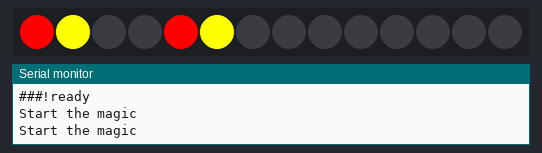
Bench run of a program on a simulated Arduino Nano, built with avr-gcc and run on an emulated ATmega328P. On the bench: 14 RGB LEDs in strip order, left to right, the last lines printed to the serial monitor.

Above: at 2.1 s.
At 6.1 s:
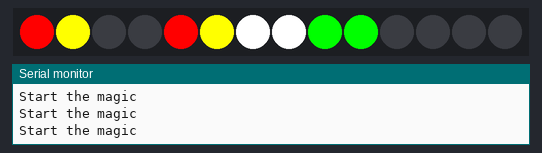
At 8.1 s:
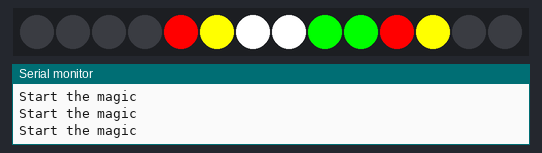
At 11.0 s:
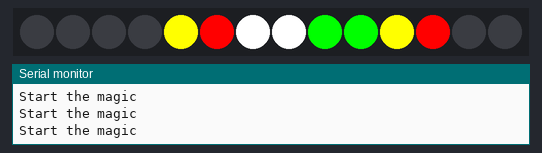
At 24.1 s:
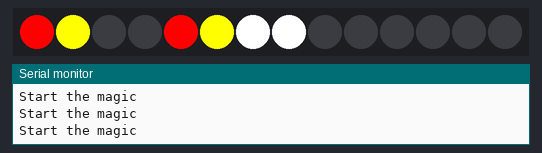
At 33.1 s:
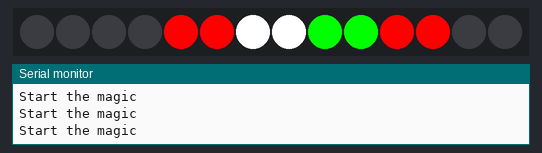

Measured:
- what the display in image 0 shows lasts 2.0 s, from 2.0 s to 4.0 s
- what the display in image 2 shows lasts 2.1 s, from 8.0 s to 10.1 s

The program:

main.cpp
```cpp
#include <Arduino.h>
#include <Adafruit_NeoPixel.h>
#include <MFRC522.h>
#include <SPI.h>
#include "tile.h"

#define DEBUG

#define SIMPLE

#define RST_PIN 10

#define LED_PIN 2
#define NR_OF_LEDS 14

Adafruit_NeoPixel leds(NR_OF_LEDS, LED_PIN, NEO_GRB + NEO_KHZ800);

tile_info_t tiles[] =
{
  {false, 9, 0, {0,0,0,0}, 0, 0, 0},
  {false, 8, 8, {0,0,0,0}, 0, 0, 0},
  {false, 7, 10, {0,0,0,0}, 0, 0, 0},
  {false, 6, 12, {0,0,0,0}, 0, 0, 0},
  {false, 5, 4, {0,0,0,0}, 0, 0, 0},
  {false, 4, 2, {0,0,0,0}, 0, 0, 0},
  {false, 3, 6, {0,0,0,0}, 0, 0, 0},
};

const size_t NR_OF_TILES = sizeof(tiles)/sizeof(tiles[0]);
MFRC522 mfrc522[NR_OF_TILES];


tile_info_t* find_tile_by_cs(uint8_t cs_pin) {
  for (size_t i = 0; i < NR_OF_TILES; i++) {
    if (tiles[i].cs_pin == cs_pin) {
      return &(tiles[i]);
    }
  }
  return NULL;
}

bool tile_has_card(tile_info_t *tile) {

  for (uint8_t i = 0; i < sizeof(tile->tag_id); i++) {
    if (tile->tag_id[i] != 0) {
      return true;
    }
  }
  return false;
}

/**
 * Helper routine to dump a byte array as hex values to Serial.
 */
void dump_byte_array(byte *buffer, byte bufferSize) {
  for (byte i = 0; i < bufferSize; i++) {
    Serial.print(buffer[i] < 0x10 ? " 0" : " ");
    Serial.print(buffer[i], HEX);
  }
}

/**
 * Initialize.
 */
void setup() {

  Serial.begin(115200);

  Serial.print(F("Setting up "));
  Serial.print(NR_OF_TILES);
  Serial.println(F(" Readers. Wish me luck."));

  leds.begin();
  SPI.begin();

#ifndef SIMPLE
  for (size_t i = 0; i < NR_OF_TILES; i++) {
    delay(50);
    mfrc522[i].PCD_Init(tiles[i].cs_pin, RST_PIN); // Init each MFRC522 card
    Serial.print(F("Reader "));
    Serial.print(i);
    Serial.print(F(": "));
    Serial.flush();
    mfrc522[i].PCD_DumpVersionToSerial();
  }
#endif

  Serial.println();
  Serial.println("###!ready");
}


int send_tile_to_serial(tile_info_t tile) {
  char buf[8 + sizeof(tile.tag_id)];
  buf[0] = tile.cs_pin;
  buf[1] = tile.is_healthy;
  buf[2] = tile.red_1;
  buf[3] = tile.green_1;
  buf[4] = tile.blue_1;
  buf[5] = tile.red_2;
  buf[6] = tile.green_2;
  buf[7] = tile.blue_2;
  memcpy(buf + 8, tile.tag_id, sizeof(tile.tag_id));

  Serial.println();
  Serial.write(0x23);
  Serial.write(0x23);
  Serial.write(0x23);
  Serial.write(0x24);
  Serial.write(sizeof(buf));
  Serial.write(buf, sizeof(buf));
  Serial.flush();
  Serial.println();
  return 0;
}

int read_tile_from_serial(byte *buf, size_t len, tile_info_t *tile) {

  tile->cs_pin = buf[0];
  tile->red_1 = buf[1];
  tile->green_1 = buf[2];
  tile->blue_1 = buf[3];
  tile->red_2 = buf[4];
  tile->green_2 = buf[5];
  tile->blue_2 = buf[6];
  tile->action = (led_action) buf[7];

#ifdef DEBUG
  Serial.println("Received tile form serial:");
  Serial.print(" cs_pin: ");
  Serial.println(tile->cs_pin);
  Serial.print(" red1  : ");
  Serial.println(tile->red_1);
  Serial.print(" green1: ");
  Serial.println(tile->green_1);
  Serial.print(" blue1 : ");
  Serial.println(tile->blue_1);
  Serial.print(" red2  : ");
  Serial.println(tile->red_2);
  Serial.print(" green2: ");
  Serial.println(tile->green_2);
  Serial.print(" blue2 : ");
  Serial.println(tile->blue_2);
  Serial.print(" action: ");
  Serial.println(tile->action);
#endif
  return 0;
}


void print_tile_prefix(tile_info_t *tile) {
  Serial.print("Tile[cs=");
  Serial.print(tile->cs_pin);
  Serial.print("]: ");
}

void handle_incoming_tile(byte *buf, size_t len) {
    tile_info_t incoming_tile;
    incoming_tile.cs_pin = UINT8_MAX;
    int ret = read_tile_from_serial(buf, len, &incoming_tile);
    if (ret == 0) {
      Serial.print(F("read tile "));
      Serial.print(incoming_tile.cs_pin);
      Serial.println();
      if (incoming_tile.cs_pin == UINT8_MAX) {
        Serial.print("Invalid CS_PIN from incoming tile, got ");
        Serial.println(incoming_tile.cs_pin);
        return;
      }

      tile_info_t* local_tile = find_tile_by_cs(incoming_tile.cs_pin);
      if (local_tile == NULL) {
        Serial.println(F("Could not find matching local tile."));
        return;
      }

      local_tile->red_1 = incoming_tile.red_1;
      local_tile->green_1 = incoming_tile.green_1;
      local_tile->blue_1 = incoming_tile.blue_1;
      local_tile->red_2 = incoming_tile.red_2;
      local_tile->green_2 = incoming_tile.green_2;
      local_tile->blue_2 = incoming_tile.blue_2;
      local_tile->action = incoming_tile.action;

      Serial.println(F("tile saved to local state."));
    } else if (ret < 0) {
      Serial.println("Error during tile reading.");
    }
}

int step = 0;
void loop() {
#ifdef SIMPLE
  Serial.println("Start the magic");
  delay(2000);
  if (step == 0) {
    tile_info_t tile9 = *find_tile_by_cs(9);
    tile_info_t tile5 = *find_tile_by_cs(5);
    leds.clear();
    leds.setPixelColor(tile9.led_start, leds.Color(255, 0, 0));
    leds.setPixelColor(tile9.led_start+1, leds.Color(255, 255, 0));

    leds.setPixelColor(tile5.led_start, leds.Color(255, 0, 0));
    leds.setPixelColor(tile5.led_start+1, leds.Color(255, 255, 0));
  } else if (step == 1) {
    tile_info_t tile3 = *find_tile_by_cs(3);
    leds.setPixelColor(tile3.led_start, leds.Color(255, 255, 255));
    leds.setPixelColor(tile3.led_start+1, leds.Color(255, 255, 255));
  } else if (step == 2) {
    tile_info_t tile = *find_tile_by_cs(8);
    leds.setPixelColor(tile.led_start, leds.Color(0, 255, 0));
    leds.setPixelColor(tile.led_start+1, leds.Color(0, 255, 0));
  } else if (step == 3) {
    tile_info_t tile = *find_tile_by_cs(7);
    leds.setPixelColor(tile.led_start, leds.Color(255, 0, 0));
    leds.setPixelColor(tile.led_start+1, leds.Color(255, 255, 0));
    tile_info_t tile9 = *find_tile_by_cs(9);
    leds.setPixelColor(tile9.led_start, leds.Color(0, 0, 0));
    leds.setPixelColor(tile9.led_start+1, leds.Color(0, 0, 0));
  } else if (step == 4) {
    tile_info_t tile = *find_tile_by_cs(7);
    tile_info_t tile2 = *find_tile_by_cs(5);

    for (int i = 0; i < 10; i++) {
      leds.setPixelColor(tile.led_start, leds.Color(255, 0, 0));
      leds.setPixelColor(tile.led_start+1, leds.Color(255, 255, 0));
      leds.setPixelColor(tile2.led_start, leds.Color(255, 0, 0));
      leds.setPixelColor(tile2.led_start+1, leds.Color(255, 255, 0));
      leds.show();
      delay(50);
      leds.setPixelColor(tile.led_start, leds.Color(255, 255, 0));
      leds.setPixelColor(tile.led_start+1, leds.Color(255, 0, 0));
      leds.setPixelColor(tile2.led_start, leds.Color(255, 255, 0));
      leds.setPixelColor(tile2.led_start+1, leds.Color(255, 0, 0));
      leds.show();
      delay(50);
    }
  } else if (step == 5) {
    tile_info_t tile = *find_tile_by_cs(7);
    tile_info_t tile2 = *find_tile_by_cs(5);

    leds.setPixelColor(tile.led_start, leds.Color(255, 0, 0));
    leds.setPixelColor(tile.led_start+1, leds.Color(255, 0, 0));
    leds.setPixelColor(tile2.led_start, leds.Color(255, 0, 0));
    leds.setPixelColor(tile2.led_start+1, leds.Color(255, 0, 0));
    leds.show();
  } else {
    step = 0;
    delay(5000);
    return;
  }

  leds.show();
  ++step;

#endif

#ifndef SIMPLE
  Serial.println();
  Serial.println("###!alive");
  if (Serial.available() > 3) {
    // magic sequence: ###$
    if (Serial.peek() == 0x23) { // #
      byte buf[50];
      Serial.readBytesUntil(0x24, buf, 4); // read until $
      uint8_t len = Serial.read();
      if (len > 50) {
        Serial.print("raspberry wanted me to read more than 50 bytes: ");
        Serial.println(len);
        Serial.println("I'm not doing that.");
        return;
      }
      Serial.print("Reading ");
      Serial.print(len);
      Serial.println(" bytes form raspberry to buffer.");
      Serial.readBytes(buf, len);
      handle_incoming_tile(buf, len);

    }
  }

  MFRC522* reader = NULL;
  tile_info_t* tile = NULL;

  for (size_t i = 0; i < NR_OF_TILES; i++) {
    reader = &(mfrc522[i]);
    tile = &(tiles[i]);
#ifdef DEBUG
    // print_tile_prefix(tile);
    // Serial.println("start processing reader.");
#endif

    if (!reader->PICC_IsNewCardPresent()) {
      byte bufferATQA[2];
      byte bufferSize = sizeof(bufferATQA);

      MFRC522::StatusCode status = reader->PICC_WakeupA(bufferATQA, &bufferSize);
      if (status == MFRC522::STATUS_OK){
#ifdef DEBUG
        print_tile_prefix(tile);
        Serial.println("woke up card.");
#endif
      } else if (status == MFRC522::STATUS_TIMEOUT) {
        // ignore
      } else {
       print_tile_prefix(tile);
       Serial.print("Could not wakeup card status: ");
       Serial.println(MFRC522::GetStatusCodeName(status));
      }
    }

    if (reader->PICC_ReadCardSerial()) {
      tile->is_healthy = true;

      if (reader->uid.size != 4) {
        print_tile_prefix(tile);
        Serial.print("expected uid size of 4 but got.");
        Serial.println(reader->uid.size);
        tile->is_healthy = false;
      } else {
        if (!tile_has_card(tile)) {
          print_tile_prefix(tile);
          Serial.print("new card, uid=");
          dump_byte_array(reader->uid.uidByte, reader->uid.size);
          Serial.println();
          leds.setPixelColor(tile->led_start, leds.Color(0, 255, 255));
          leds.setPixelColor(tile->led_start+1, leds.Color(255, 0, 255));
          leds.show();
        }
        memcpy(tile->tag_id, reader->uid.uidByte, reader->uid.size);
      }

      // Halt PICC
      mfrc522[i].PICC_HaltA();
      // Stop encryption on PCD
      mfrc522[i].PCD_StopCrypto1();
    } else {
      if (tile_has_card(tile)) {
        memset(tile->tag_id, 0, 4);
        print_tile_prefix(tile);
        Serial.println("card removed.");
        leds.setPixelColor(tile->led_start, leds.Color(0, 0, 0));
        leds.setPixelColor(tile->led_start+1, leds.Color(0, 0, 0));
        leds.show();
      }
    }

    //send tile update to raspberry
    int ret = send_tile_to_serial(*tile);
    if (ret != 0) {
      Serial.println("Could not send tile to serial!");
    }

    // update leds
      leds.setPixelColor(tile->led_start, leds.Color(
            tile->red_1, tile->green_1, tile->blue_1
            ));
      leds.setPixelColor(tile->led_start + 1, leds.Color(
            tile->red_2, tile->green_2, tile->blue_2
            ));
      leds.show();
  }
#endif
}
```

tile.h
```cpp
#pragma once

#include <stdint.h>

typedef enum
{
  STATIC = 0,
  BLINK = 1
}
led_action;

typedef struct
{
    bool is_healthy;

    uint8_t cs_pin;

    uint8_t led_start;

    uint8_t tag_id[4];

    uint8_t red_1;
    uint8_t green_1;
    uint8_t blue_1;

    uint8_t red_2;
    uint8_t green_2;
    uint8_t blue_2;

    led_action action;

} tile_info_t;
```
